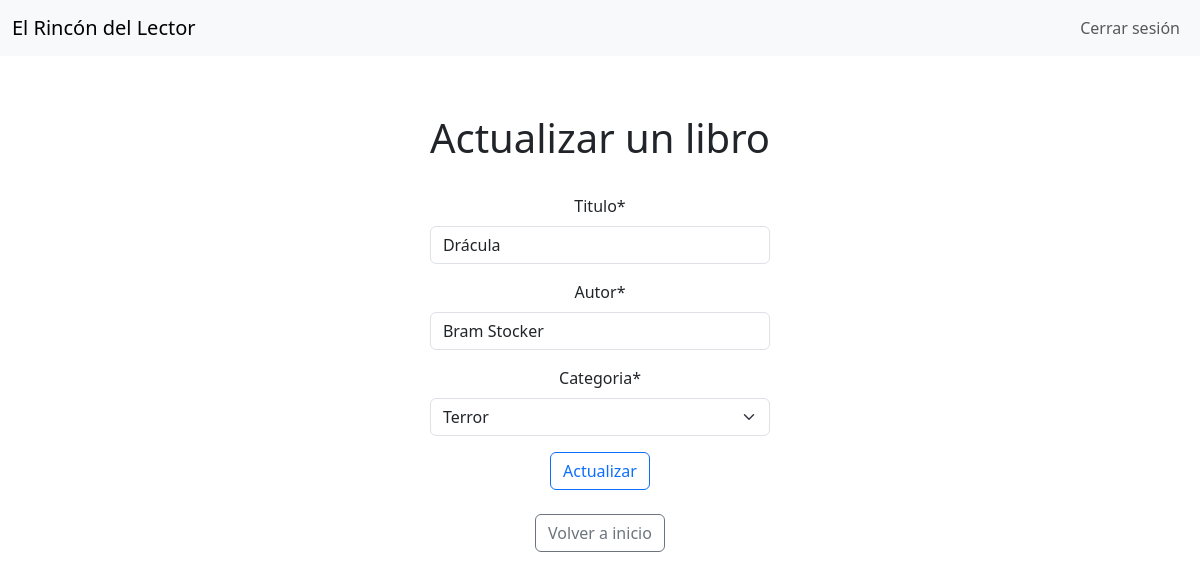
The app's page /catalogo/libros/actualizar/14/ (signed in) with its own data.
### catalogo/models.py (models this page shows, shortened)
class Libro(models.Model):
    titulo = models.CharField(max_length=100)
    autor = models.CharField(max_length=100)
    disponible = models.BooleanField(default=True)
    categoria = models.ForeignKey(Categoria, on_delete=models.CASCADE)

### catalogo/views.py (the view)
# urls.py: path('libros/actualizar/<int:id>/', v.libros_actualizar, name='libros.actualizar'),
@login_required
def libros_actualizar(request, id):
    libro=Libro.objects.get(id=id)
    if request.method == 'POST':
        form = LibroForm(request.POST, instance=libro)
        if form.is_valid():
            form.save()
            messages.success(request, "El libro se actualizó con éxito.")
        else:
            messages.error(request, "No se pudo actualizar el libro.")
        return redirect('catalogo.index')
    else:
        form = LibroForm(instance=libro)
    return render(request, 'catalogo/libros/actualizar.html', {'form': form, 'libro': libro})

### catalogo/forms.py
class LibroForm(forms.ModelForm):
    class Meta:
        model = Libro
        fields = ['titulo', 'autor', 'categoria']

### catalogo/models.py (called while the page is built)
    def __str__(self):
        return f"{self.nombre}"

### catalogo/templates/catalogo/libros/actualizar.html (shortened to what this page needs)
{% extends 'proyecto/layout.html' %}
{% load crispy_forms_tags %}
{% block formulario %}
    <h1 style="text-align:center">Actualizar un libro</h1>
    <form action="{% url 'libros.actualizar' libro.id %}" method="post">
        {{ form|crispy }}
        <div class="centrarBotones">
            <input type="submit" class="btn btn-outline-primary" value="Actualizar">
        </div>
    </form>
    <div class="centrarBotones">
        <a class="nav-link" href="{% url 'catalogo.index' %}"><button class="btn btn-outline-secondary">Volver a inicio</button></a>
    </div>
{% endblock %}

### static/css/footer.css (style rules this page uses)
a { text-decoration: none; }

### static/css/formulario.css (style rules this page uses)
.centrarBotones { display: flex; justify-content: center; }

### records on screen
Libro: titulo "Drácula", autor "Bram Stocker", categoria "Terror"
